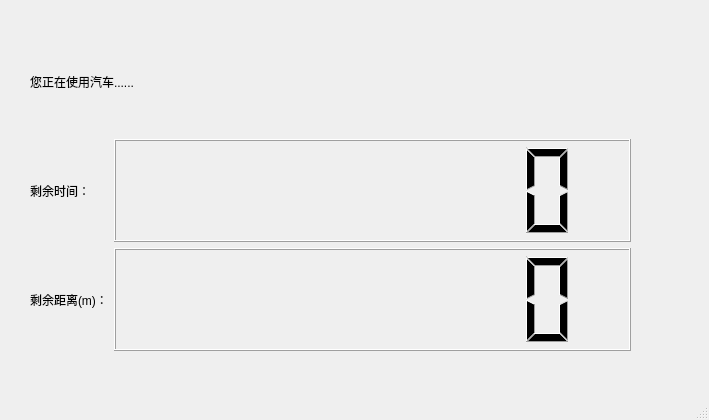
<?xml version="1.0" encoding="UTF-8"?>
<ui version="4.0">
 <class>traveling</class>
 <widget class="QMainWindow" name="traveling">
  <property name="geometry">
   <rect>
    <x>0</x>
    <y>0</y>
    <width>709</width>
    <height>420</height>
   </rect>
  </property>
  <property name="windowTitle">
   <string>租车时间/距离计数</string>
  </property>
  <property name="styleSheet">
   <string notr="true">background-image: url(:/new/prefix1/背景.jpg);</string>
  </property>
  <widget class="QWidget" name="centralwidget">
   <widget class="QWidget" name="">
    <property name="geometry">
     <rect>
      <x>30</x>
      <y>30</y>
      <width>601</width>
      <height>321</height>
     </rect>
    </property>
    <layout class="QGridLayout" name="gridLayout">
     <item row="0" column="0" colspan="2">
      <widget class="QLabel" name="label_3">
       <property name="styleSheet">
        <string notr="true">font: 20pt &quot;Arial&quot;;</string>
       </property>
       <property name="text">
        <string>您正在使用汽车......</string>
       </property>
       <property name="textFormat">
        <enum>Qt::AutoText</enum>
       </property>
      </widget>
     </item>
     <item row="1" column="0">
      <widget class="QLabel" name="label">
       <property name="sizePolicy">
        <sizepolicy hsizetype="Fixed" vsizetype="Preferred">
         <horstretch>0</horstretch>
         <verstretch>0</verstretch>
        </sizepolicy>
       </property>
       <property name="styleSheet">
        <string notr="true">font: 18pt &quot;Arial&quot;;</string>
       </property>
       <property name="text">
        <string>剩余时间：</string>
       </property>
      </widget>
     </item>
     <item row="1" column="1">
      <widget class="QLCDNumber" name="remaining_time">
       <property name="digitCount">
        <number>8</number>
       </property>
      </widget>
     </item>
     <item row="2" column="0">
      <widget class="QLabel" name="label_2">
       <property name="sizePolicy">
        <sizepolicy hsizetype="Fixed" vsizetype="Preferred">
         <horstretch>0</horstretch>
         <verstretch>0</verstretch>
        </sizepolicy>
       </property>
       <property name="styleSheet">
        <string notr="true">font: 18pt &quot;Arial&quot;;</string>
       </property>
       <property name="text">
        <string>剩余距离(m)：</string>
       </property>
      </widget>
     </item>
     <item row="2" column="1">
      <widget class="QLCDNumber" name="remaining_distance">
       <property name="digitCount">
        <number>8</number>
       </property>
      </widget>
     </item>
    </layout>
   </widget>
  </widget>
  <widget class="QMenuBar" name="menubar">
   <property name="geometry">
    <rect>
     <x>0</x>
     <y>0</y>
     <width>709</width>
     <height>17</height>
    </rect>
   </property>
  </widget>
  <widget class="QStatusBar" name="statusbar"/>
 </widget>
 <resources/>
 <connections/>
</ui>
